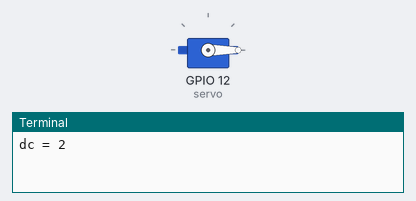
This program was run on a simulated Raspberry Pi (BCM pin numbers). On the bench: servo, the last lines printed to the terminal. Servo angles are drawn from the pulse width (0.5 ms = 0°, 2.5 ms = 180°).

Above: at 0.05 s.
At 2.4 s:
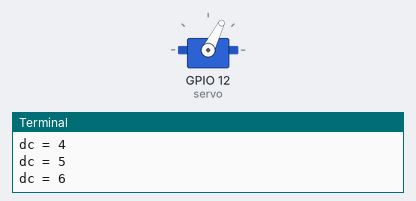
At 4.75 s:
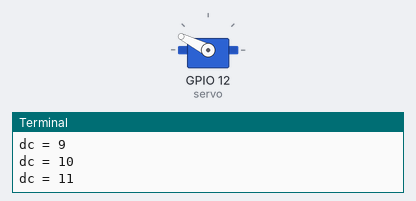
At 9.5 s:
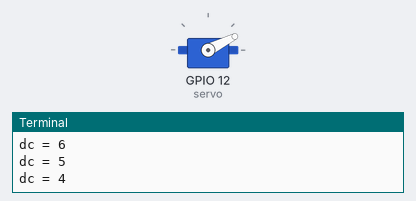
Timing chart, 0 to 13.0 s (numbered marks = the images above):
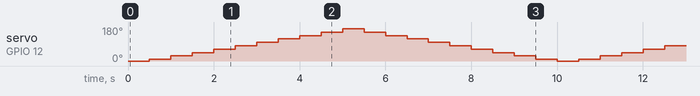

Measured:
- by itself, servo on GPIO 12 (servo): repeats every 10.0 s: 27° 0.50 s, 45° 0.50 s, 63° 0.50 s, 81° 0.50 s, 99° 0.50 s, 117° 0.50 s, 135° 0.50 s, 153° 0.50 s, 171° 0.50 s, 153° 0.50 s, 135° 0.50 s, 117° 0.50 s, 99° 0.50 s, 81° 0.50 s, 63° 0.50 s, 45° 0.50 s, 27° 0.50 s, 9° 0.50 s, 0° 0.50 s, 9° 0.50 s

The program:

servo_test.py
```python
#!/usr/bin/env python
# -*- coding: utf-8 -*-

import RPi.GPIO as GPIO
import time
import signal
import sys

def exit_handler(signal, frame):
  """
  Ctrl+Cが押されたときにデバイスを初期状態に戻して終了する。
  """
  print("\nExit")
  servo.stop()
  GPIO.cleanup()
  sys.exit(0)

# 終了処理用のシグナルハンドラを準備
signal.signal(signal.SIGINT, exit_handler)

GPIO.setmode(GPIO.BCM)

# GPIO 12番を使用 (PWM 0)
GPIO.setup(12, GPIO.OUT)
# 20ms / 50Hzに設定、らしい
servo = GPIO.PWM(12, 50)

# 初期化
servo.start(0.0)

# ChangeDutyCycleに渡す値は 0.0 <= dc <= 100.0
# ……のはずだが、なぜか2から12の間で動作している。
dc = 0.0
while True:
  for dc in range(2, 12, 1):
    servo.ChangeDutyCycle(dc)
    print("dc = %d" % dc)
    time.sleep(0.5)
  for dc in range(12, 2, -1):
    servo.ChangeDutyCycle(dc)
    print("dc = %d" % dc)
    time.sleep(0.5)
```
